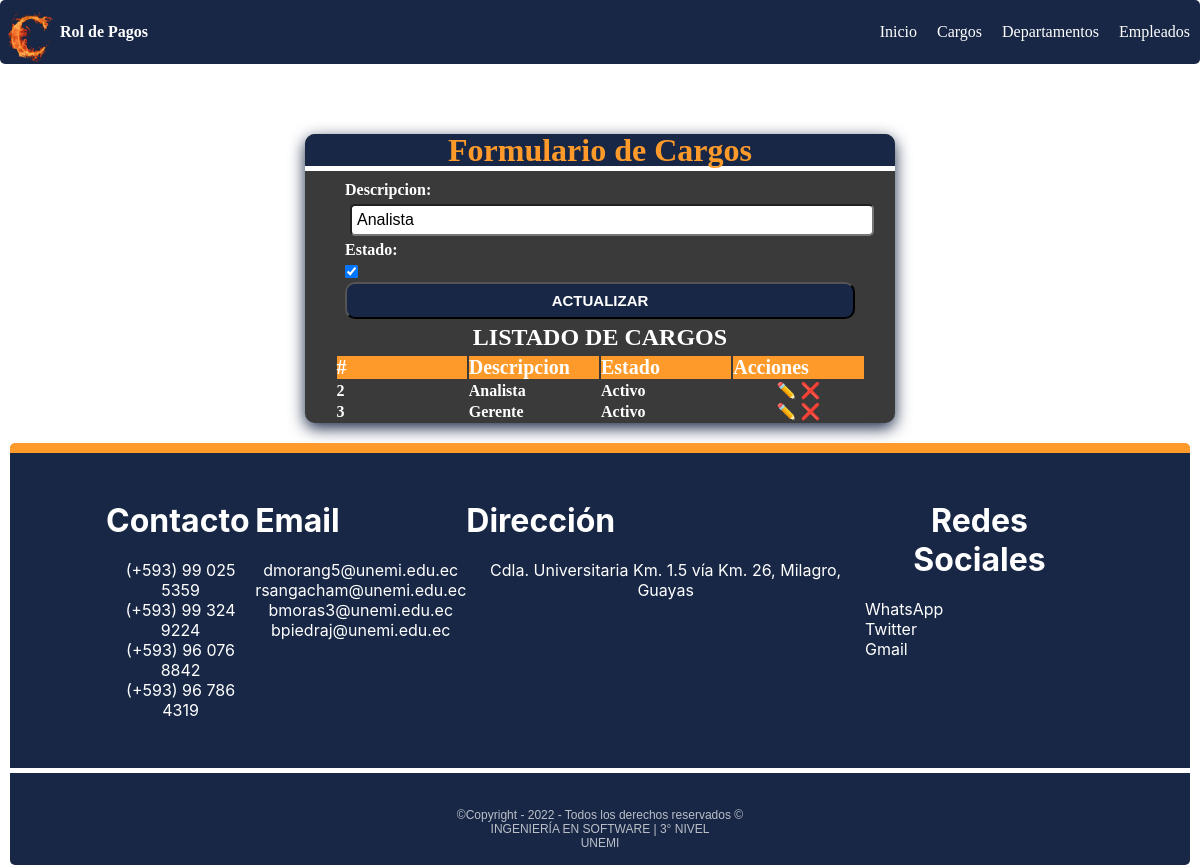
Page /editar_cargo/2 on the committed database.
### mtto/models.py (models this page shows, shortened)
class Cargo(models.Model):
    descripcion = models.CharField(max_length=100, blank=False, null=True)
    estado = models.BooleanField(default=True)
    fecha_creacion = models.DateTimeField(auto_now_add=False, auto_now=True)
    class Meta:
        verbose_name = "Cargo"
        verbose_name_plural = "Cargos"
        ordering = ['id']

### mtto/views.py (the view)
# urls.py: path('editar_cargo/<int:id>', editarCargo, name="editar_cargo"),
def editarCargo(request, id):
    error, cargo_form = None, None
    try:
        cargo = Cargo.objects.get(id=id)
        if request.method == "GET":
            cargo_form = CargoForm(instance=cargo)
        else:
            cargo_form = CargoForm(request.POST, instance=cargo)
            if cargo_form.is_valid():
                cargo_form.save()
                return redirect('cargo')
    except Exception as e:
        error = e
    cargos = Cargo.objects.all()
    return render(request, "pages/cargo.html", {'cargoForm': cargo_form, 'cargos': cargos, 'accion': 'Actualizar'})

### mtto/forms.py
class CargoForm(forms.ModelForm):
    class Meta:
        model = Cargo
        fields = ['descripcion', 'estado']
        widgets = {
            'descripcion': forms.TextInput(attrs={
                'placeholder': 'Ingrese cargo',
                'class': 'form-group',
                'required': True
            }),
        }

### templates/Pages/cargo.html (shortened to what this page needs)
{% extends "inicio.html" %}
{% load static %}
{% block css %}
  <link rel="stylesheet" href="{% static 'css/formulario.css' %}" />
{% endblock %}
{% block contenido %}
      <section class="form-container">
        <div class="form-header" >
          <h1>Formulario de Cargos </h1>
        </div>
        <form method="POST" id="form-cargo" class="form">
          {{ cargoForm.as_p }}
          <button
            id="enviar"
            type="submit"
            name="enviar">
            {{ accion }}
          </button>
        </form>
        <div class="consulta none table-responsive" id="consulta">
          <h2 style="text-align: center;">Listado de Cargos</h2>
          <table class="consulta-est" id="consulta-est" border="0">
             <thead >
                <th >#</th>
                <th>Descripcion</th>
                <th>Estado</th>
                <th>Acciones</th>
             </thead>
             <tbody class="detalle-est" id="detalle-est">
                {% for cargo in cargos  %}
                <tr>
                  <td>{{cargo.id}}</td>
                  <td>{{cargo.descripcion}}</td>
                  <td>{% if cargo.estado %}
                    Activo
                    {% else %}
                    Inactivo
                    {% endif %}</td>
                  <td class="acciones">
                    <a href="{% url 'editar_cargo' cargo.id %}">✏️</a>
                    <a href="{% url 'eliminar_cargo' cargo.id %}">❌</a>
                  </td>
                </tr>
                {% endfor %}
             </tbody>
          </table>
       </div>
      </section>
 {% endblock %}

### static/css/main.css (style rules this page uses)
:root { --primary-color: #182745; --secundary-color: #9c000e; --boton-success:#81f0b2; --boton-secundary:#3b3a3a; --boton-warning:#fe9a2a; --boton-cancelar:#fe4093; --font-size:16px; --font-color:#000; --font-color-reverse:#fff; }
html { box-sizing: border-box; font-size: var(--font-size); scroll-behavior: smooth; color:var(--font-color); }
:before,*:after { box-sizing: inherit; }
body { margin:0; overflow-x: hidden; box-sizing: inherit }
a { text-decoration: none; color: var(--font-color-reverse); }

### static/css/footer.css (style rules this page uses)
* { margin: 0; padding: 0; transition: 0.5s; }
body { height: 100vh; width: 100%; position: relative; }

### static/css/formulario.css (style rules this page uses)
.form-container { background-color: var(--boton-secundary); max-width: 50%; min-width: 240px; border-radius: 10px; box-shadow: 0px 5px 16px 0px var(--primary-color); overflow: hidden; color: var(--font-color-reverse); font-weight: 900; margin: 0 auto; }
.form-header { background: var(--primary-color); padding: 1px; text-align: center; border-bottom: 5px solid var(--font-color-reverse); line-height:30px; }
.form-header h1 { color: var(--boton-warning); font-size: 32px; }
form { padding: 5px 40px; }
.form-group input, .form-group select, .form-group textarea, .form-group { display: block; width: 100%; padding: 5px; margin: 5px; font-size: 1rem; border-radius: 5px; }
.form label { margin: 5px auto; display: block; }
.form button { display: block; width: 100%; padding: 8px; background: var(--primary-color); border-radius: 10px; color: var(--font-color-reverse); cursor: pointer; font-weight: 900; font-size: 15px; text-transform: uppercase; transition: background-color 0.3s ease-in-out; }
.table-responsive { width: 100%; overflow-y: hidden; -ms-overflow-style: -ms-autohiding-scrollbar; display: flex; flex-direction:column; justify-content: center; align-items: center; }
.consulta h2 { color: var(--font-color-reverse); text-transform: uppercase; margin-bottom: 3px; text-align: center; }
.consulta-est { width: 90%; }
.consulta-est th { background-color: var(--boton-warning); color:var(--font-color-reverse); font-size:20px; text-align: center; }
.consulta-est th, td { width: 25%; text-align: left; }
.detalle-est .acciones { text-align: center; }

### rows in the picture
Cargo: descripcion "Analista", estado "☑", id "2", shows "Activo"
Cargo: id "3", descripcion "Gerente", estado "Activo"

### other values in the picture
{{ accion }} "ACTUALIZAR"
